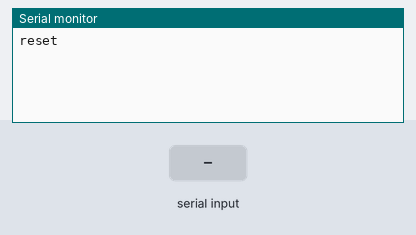
Simulated run of this sketch. Board: Arduino Mega 2560, built with avr-gcc and run on an emulated ATmega2560. Parts: the last lines printed to the serial monitor. The inputs (shaded band) are chosen by the test bench.

Above: at 1.3 s.
1.4 s: "1" received over the second serial link
At 2.6 s:
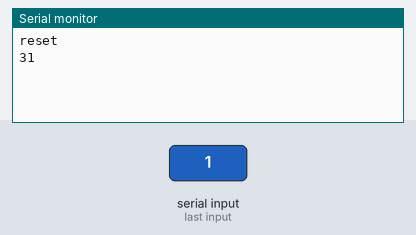
2.9 s: "0" received over the second serial link
At 3.8 s:
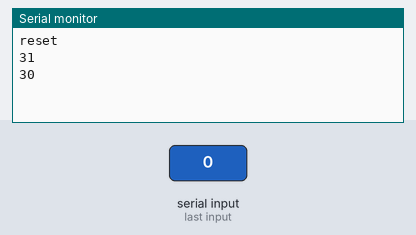
4.4 s: "2" received over the second serial link
At 4.9 s:
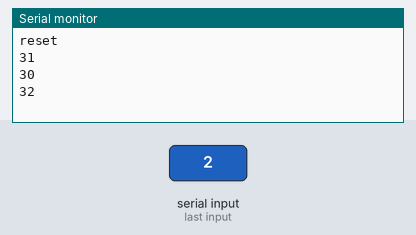

The sketch:

xBeeWithMega_basic_test.ino
```cpp
int temp = 0;

void setup() {
  Serial.begin(115200);
  Serial1.begin(115200);
  delay(100);
  Serial1.flush();
  Serial.flush();
  Serial.println("reset");
}

void loop(){
    if (0 < Serial1.available()){//Read xBee signal and print
      temp = Serial1.read();
      Serial.println(temp, HEX);
    }
}
```

Measured:
- after the input at 1.4 s, the serial monitor: prints a new line at once (image 1)
- after the input at 2.9 s, the serial monitor: prints a new line at once (image 2)
- after the input at 4.4 s, the serial monitor: prints a new line at once (image 3)
